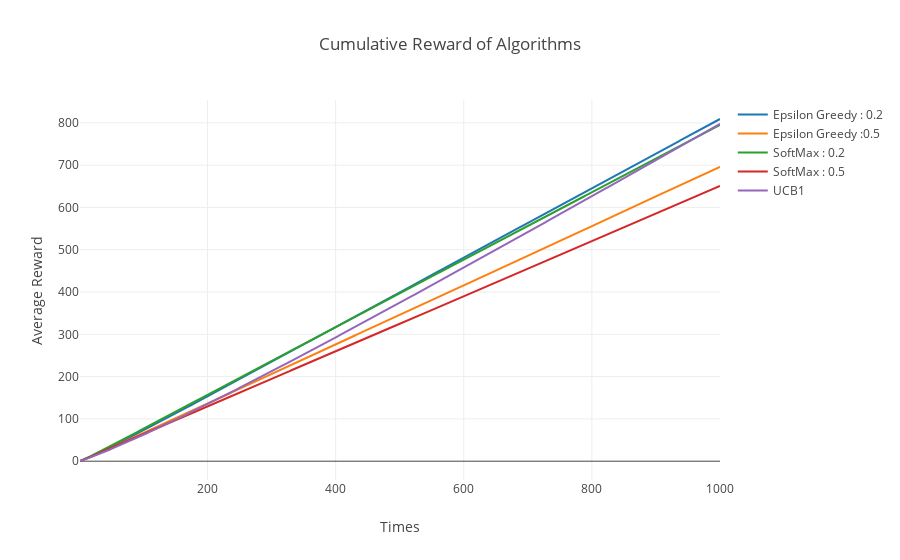

This figure's notebook cell:
### Code cell
cumulative_rewards(result_list,  
                   ["Epsilon Greedy : 0.2", "Epsilon Greedy :0.5", 
                    "SoftMax : 0.2", "SoftMax : 0.5", "UCB1"])

### Figure 1 — Plotly figure (JSON) as saved in the notebook; plotly's stock layout.template omitted (floating-point values rounded to 4 significant figures; data arrays with more than 128 entries replaced by an {"elided": "..."} marker saying what was removed)
{"data": [{"mode": "lines", "name": "Epsilon Greedy : 0.2", "type": "scatter", "uid": "289ec7", "x": {"elided": "1000 int values"}, "y": {"elided": "1000 float values"}}, {"mode": "lines", "name": "Epsilon Greedy :0.5", "type": "scatter", "uid": "682518", "x": {"elided": "1000 int values"}, "y": {"elided": "1000 float values"}}, {"mode": "lines", "name": "SoftMax : 0.2", "type": "scatter", "uid": "def1c4", "x": {"elided": "1000 int values"}, "y": {"elided": "1000 float values"}}, {"mode": "lines", "name": "SoftMax : 0.5", "type": "scatter", "uid": "ffe1e8", "x": {"elided": "1000 int values"}, "y": {"elided": "1000 float values"}}, {"mode": "lines", "name": "UCB1", "type": "scatter", "uid": "23ed72", "x": {"elided": "1000 int values"}, "y": {"elided": "1000 float values"}}], "layout": {"autosize": true, "title": "Cumulative Reward of Algorithms", "xaxis": {"autorange": true, "range": [1, 1000], "title": "Times", "type": "linear"}, "yaxis": {"autorange": true, "range": [-44.46, 854.0], "title": "Average Reward", "type": "linear"}}}
